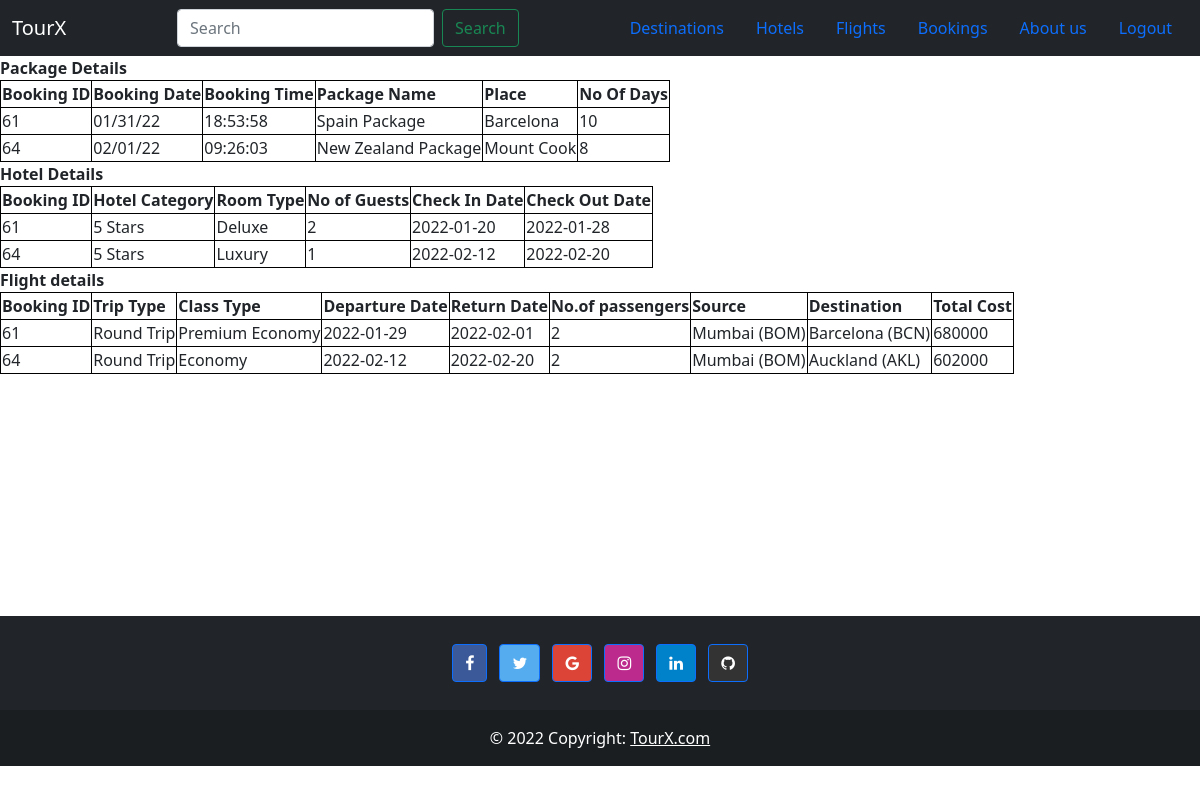
/bookings (signed in), run on an earlier commit of the app's database.
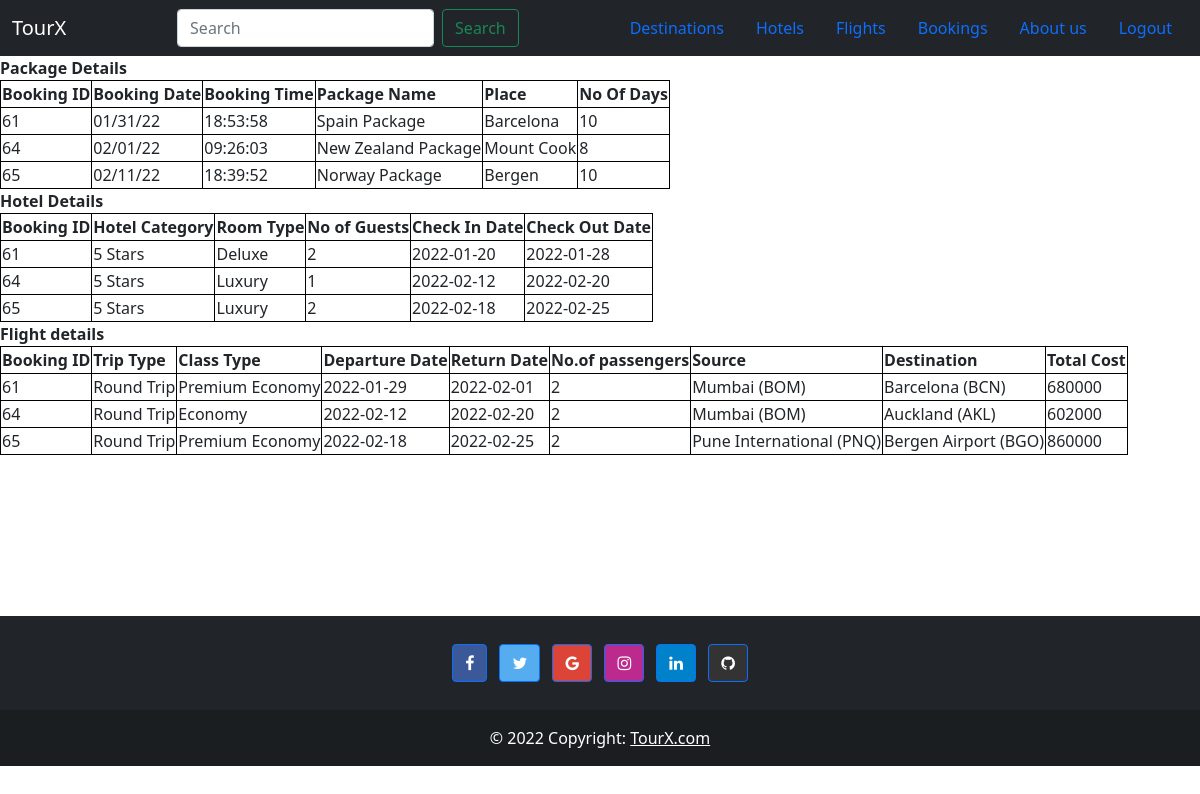
And on a later commit of the database.
### tables this page shows
CREATE TABLE "bookings" (
	"id"	INTEGER NOT NULL PRIMARY KEY AUTOINCREMENT,
	"name"	text NOT NULL,
	"email"	text NOT NULL,
	"passengers"	INTEGER NOT NULL,
	"package_name"	text NOT NULL,
	"place"	text NOT NULL,
	"no_of_days"	integer NOT NULL,
	"booking_date"	date NOT NULL,
	"booking_time"	TEXT,
	"category"	text NOT NULL,
	"room_type"	text NOT NULL,
	"no_of_guests"	integer NOT NULL,
	"check_in_date"	date NOT NULL,
	"check_out_date"	date NOT NULL,
	"trip_type"	text NOT NULL,
	"class_type"	text NOT NULL,
	"departure_d"	date NOT NULL,
	"return_d"	date NOT NULL,
	"source"	text NOT NULL,
	"destination"	text NOT NULL,
	"total_cost"	NUMERIC,
	"username"	text NOT NULL,
	FOREIGN KEY("username") REFERENCES "users"("username")
);

### app.py (the view)
@app.route('/bookings', methods=['GET', 'POST'])
def bookingdetails():
    if request.method == "GET":
        with sqlite3.connect('tour.db') as db:
            try:
                db.row_factory = sqlite3.Row
                cur = db.cursor()
                cur.execute("select * from bookings inner join users on users.username=bookings.username and users.username = ?", (session['username'],))
                rows = cur.fetchall()
                for row in rows:
                    print(row)
                return render_template("bookings.html", rows=rows)
            except:
                msg = "No Bookings yet!"
                return render_template("bookings.html", msg = msg)
    return render_template("home.html")

### templates/bookings.html (shortened to what this page needs)
{% extends "layout.html" %}
{% block body %}
<nav class="navbar navbar-expand-lg navbar-dark bg-dark">
    <div class="container-fluid">
        <a class="navbar-brand" href="/home">TourX</a>
        <form class="d-flex">
        <input class="form-control me-2" type="search" placeholder="Search" aria-label="Search">
        <button class="btn btn-outline-success" type="submit">Search</button>
        </form>
        <ul class="nav nav-pills">
            <li class="nav-item">
                <a class="nav-link" href="{{ url_for('destinations') }}">Destinations</a>
            </li>
            <li class="nav-item">
                <a class="nav-link" href="{{ url_for('hotels') }}">Hotels</a>
            </li>
            <li class="nav-item">
                <a class="nav-link" href="{{ url_for('flights') }}">Flights</a>
            </li>
            <li class="nav-item">
                <a class="nav-link" href="{{ url_for('bookingdetails') }}">Bookings</a>
            </li>
            <li class="nav-item">
                <a class="nav-link" href="{{ url_for('about') }}">About us</a>
            </li>
            <li class="nav-item">
                <a class="nav-link" href="{{ url_for('logout') }}">Logout</a>
            </li>
        </ul>
    </div>
</nav>
<section class="bookings" style="height: 70vh;">
    <form action="/bookings" method="post">
        <table>
            <thead><b> Package Details </b></thead>
            <tr>
                <th>Booking ID</th>
                <th>Booking Date</th>
                <th>Booking Time</th>
                <th>Package Name</th>
                <th>Place</th>
                <th>No Of Days</th>
            </tr>
            {% for row in rows %}
            <tr>
                <td>{{ row['id'] }}</td>
                <td>{{ row['booking_date'] }}</td>
                <td>{{ row['booking_time'] }}</td>
                <td>{{ row['package_name'] }}</td>
                <td>{{ row['place'] }}</td>
                <td>{{ row['no_of_days'] }}</td>
            </tr>
            {% endfor %}
        </table>
        <table>
            <thead><b> Hotel Details </b></thead>
            <tr>
                <th>Booking ID</th>
                <th>Hotel Category</th>
                <th>Room Type</th>
                <th>No of Guests</th>
                <th>Check In Date</th>
                <th>Check Out Date</th>
            </tr>
            {% for row in rows %}
            <tr>
                <td>{{ row['id'] }}</td>
                <td>{{ row['category'] }}</td>
                <td>{{ row['room_type'] }}</td>
                <td>{{ row['no_of_guests'] }}</td>
                <td>{{ row['check_in_date'] }}</td>
                <td>{{ row['check_out_date'] }}</td>
            </tr>
            {% endfor %}
        </table>
        <table>
            <thead><b> Flight details </b></thead>
            <tr>
                <th>Booking ID</th>
                <th>Trip Type</th>
                <th>Class Type</th>
                <th>Departure Date</th>
                <th>Return Date</th>
                <th>No.of passengers</th>
                <th>Source</th>
                <th>Destination</th>
                <th>Total Cost</th>
            </tr>
            {% for row in rows %}
            <tr>
                <td>{{ row['id'] }}</td>
                <td>{{ row['trip_type'] }}</td>
                <td>{{ row['class_type'] }}</td>
                <td>{{ row['departure_d'] }}</td>
                <td>{{ row['return_d'] }}</td>
                <td>{{ row['passengers'] }}</td>
                <td>{{ row['source'] }}</td>
                <td>{{ row['destination'] }}</td>
                <td>{{ row['total_cost'] }}</td>
            </tr>
            {% endfor %}
        </table>
    </form>
</section>
<footer class="bg-dark text-center text-white">
    <div class="container p-4 pb-0">
      <section class="mb-4">
        <a class="btn btn-primary btn-floating m-1" style="background-color: #3b5998;" href="#!" role="button">
          <i class="fa fa-facebook-f"></i>
        </a>
        <a class="btn btn-primary btn-floating m-1" style="background-color: #55acee;" href="#!" role="button">
          <i class="fa fa-twitter"></i>
        </a>
        <a class="btn btn-primary btn-floating m-1" style="background-color: #db4437;" href="#!" role="button">
          <i class="fa fa-google"></i>
        </a>
        <a class="btn btn-primary btn-floating m-1" style="background-color: #bc2a8d;" href="#!" role="button">
          <i class="fa fa-instagram"></i>
        </a>
        <a class="btn btn-primary btn-floating m-1" style="background-color: #0082ca;" href="#!" role="button">
          <i class="fa fa-linkedin"></i>
        </a>
        <a class="btn btn-primary btn-floating m-1" style="background-color: #333333;" href="#!" role="button">
          <i class="fa fa-github"></i>
        </a>
      </section>
    </div>
    <div class="text-center p-3" style="background-color: rgba(0, 0, 0, 0.2);">
      © 2022 Copyright:
      <a class="text-white" href="https://tourxbootstrap.com/">TourX.com</a>
    </div>
  </footer>
{% endblock %}

### templates/layout.html (shortened to what this page needs)
<!doctype html>
<html lang="en">
  <head>
    <link rel="stylesheet" href="https://cdnjs.cloudflare.com/ajax/libs/font-awesome/4.7.0/css/font-awesome.min.css">
    <link href="https://cdn.jsdelivr.net/npm/bootstrap@5.1.3/dist/css/bootstrap.min.css" rel="stylesheet">
  </head>
  <body>
    {% block body %}
    {% endblock %}
  </body>
</html>

### templates/bookings.html (style rules this page uses)
tr, th, td { border: 1px solid black; }

What changed in the data, as far as the page shows it:
added bookings: id "65", booking_date "02/11/22", booking_time "18:39:52", package_name "Norway Package", place "Bergen", no_of_days "10", category "5 Stars", room_type "Luxury", no_of_guests "2", check_in_date "2022-02-18", check_out_date "2022-02-25", trip_type "Round Trip", class_type "Premium Economy", departure_d "2022-02-18", return_d "2022-02-25", passengers "2", source "Pune International (PNQ)", destination "Bergen Airport (BGO)", total_cost "860000"
